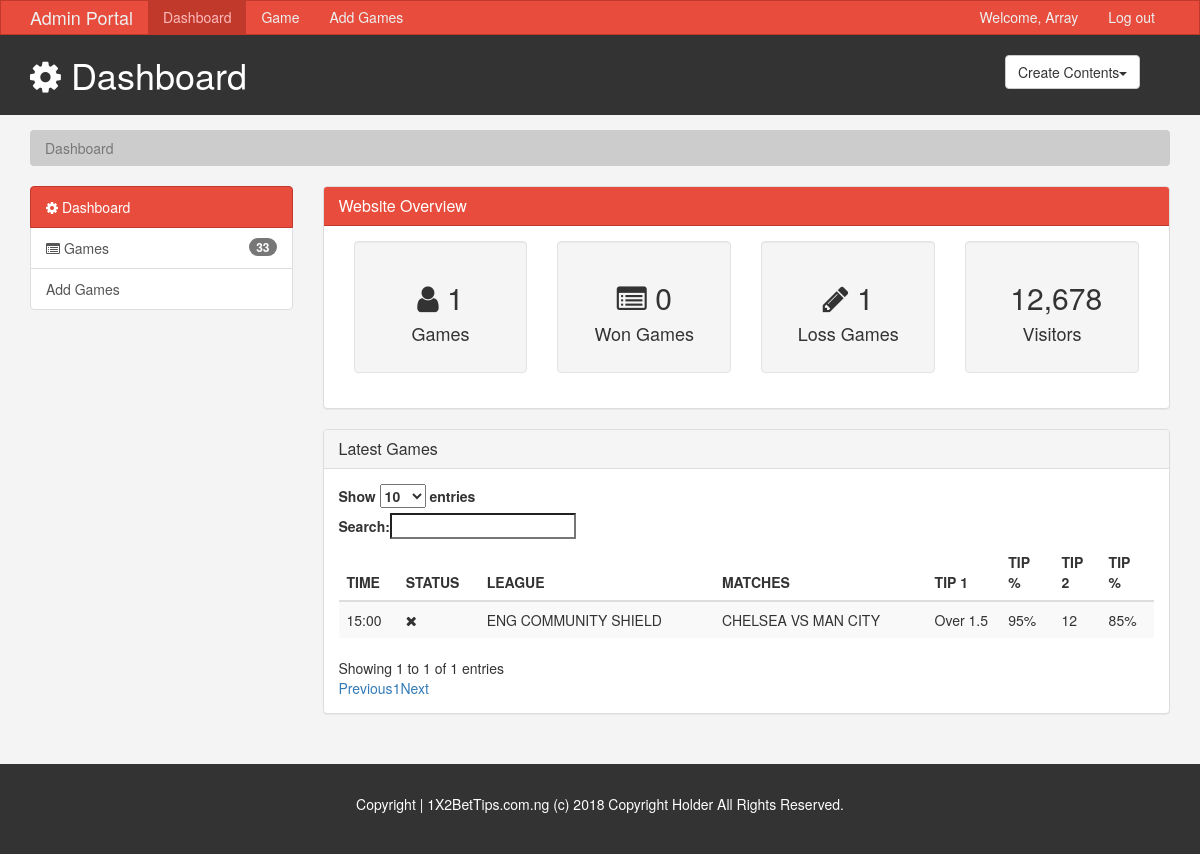
/admin/index.php (signed in), run on the app's committed database.
### tables this page shows
CREATE TABLE `games` (
  `id` int(11) NOT NULL,
  `league` varchar(225) DEFAULT NULL,
  `matches` varchar(225) DEFAULT NULL,
  `tip1` varchar(225) DEFAULT NULL,
  `firstpercentage` varchar(20) DEFAULT NULL,
  `tip2` varchar(225) DEFAULT NULL,
  `secondpercentage` varchar(20) DEFAULT NULL,
  `matchdate` date DEFAULT NULL,
  `matchtime` varchar(20) DEFAULT NULL,
  `status` int(11) DEFAULT '0',
  `datecreated` datetime NOT NULL DEFAULT CURRENT_TIMESTAMP
);

### admin/Database.php (called while the page is built, shortened)
<?php
class Database
{
    private $dbhost = 'localhost';
    private $dbuser = '';
    private $dbpass = '';
    private $dbname = '';
    private $dbh;
    private $stmt;
    private static $instance;
    private function __construct()
    {
        $DSN = "mysql:host=". $this->dbhost . ";dbname=". $this->dbname;
        $options = array(
            PDO::ATTR_PERSISTENT => true,
            PDO::ATTR_ERRMODE => PDO::ERRMODE_EXCEPTION
        );
        try {
            $this->dbh = new PDO($DSN,  $this->dbuser, $this->dbpass, $options);
        } catch (PDOException $e) {
            $this->error = $e->getMessage();
            echo $this->error;
        }
    }
    public static function getInstance()
    {
        if (!self::$instance) {
            self::$instance = new self();
        }
        return self::$instance;
    }
    public function query($sql)
    {
        $this->stmt = $this->dbh->prepare($sql);
    }
    public function execute()
    {
         $this->stmt->execute();
         return $this->stmt;
    }
    public function getTotalGames()
    {
        try {
            $sql = "SELECT id FROM games WHERE 1";
            $this->query($sql);
            $row = $this->execute();
            return $row->rowCount();
        } catch (Error $e) {
            $_SESSION['error'] = $e->getMessage();
            return null;
        }
    }
    public function getTotalLossGames()
    {
        try {
            $sql = "SELECT id FROM games WHERE status = 0";
            $this->query($sql);
            $row = $this->execute();
            return $row->rowCount();
        } catch (Error $e) {
            $_SESSION['error'] = $e->getMessage();
            return null;
        }
    }
    public function getTotalWinGames()
    {
        try {
            $sql = "SELECT id FROM games WHERE status = 1";
            $this->query($sql);
            $row = $this->execute();
            return $row->rowCount();
        } catch (Error $e) {
            $_SESSION['error'] = $e->getMessage();
            return null;
        }
    }
}

### admin/index.php (the view)
<?php require_once 'header.php'?>
	<section>
		<div class="container">
			<ol class="breadcrumb">
				<li class="active">Dashboard</li>
			</ol>
		</div>
	</section>
	<section id="main">
		<div class="container">
			<div class="row">
				<div class="col-md-3">
					<div class="list-group">
						<a href="#" class="list-group-item active main-color-bg">
						    <span class="fa fa-cog" aria-hidden="true"></span> Dashboard
						  </a>
						<a href="games.php" class="list-group-item"><span class="fa fa-list-alt" aria-hidden="true"></span> Games<span class="badge">33</span></a>
						<a type="#" class="list-group-item" data-toggle="modal" data-target="#addPost">Add Games</a>
					</div>
				</div>
				<div class="col-md-9">
					<div class="panel panel-default">
						<div class="panel-heading main-color-bg">
							<h3 class="panel-title">Website Overview</h3>
						</div>
						<div class="panel-body">
							<div class="col-md-3">
								<div class="well dash-box">
									<h2><span class="fa fa-user" aria-hidden="true"></span> <?php echo $db->getTotalGames(); ?></h2>
									<h4>Games</h4>
								</div>
							</div>
							<div class="col-md-3">
								<div class="well dash-box">
									<h2><span class="fa fa-list-alt" aria-hidden="true"></span>  <?php echo $db->getTotalWinGames(); ?></h2>
									<h4>Won Games</h4>
								</div>
							</div>
							<div class="col-md-3">
								<div class="well dash-box">
									<h2><span class="fa fa-pencil" aria-hidden="true"></span>  <?php echo $db->getTotalLossGames(); ?></h2>
									<h4>Loss Games</h4>
								</div>
							</div>
							<div class="col-md-3">
								<div class="well dash-box">
									<h2><span class="fa fa-bar-charts" aria-hidden="true"></span> 12,678</h2>
									<h4>Visitors</h4>
								</div>
							</div>
						</div>
					</div>
					<div class="panel panel-default">
						<div class="panel-heading">
							<h3 class="panel-title">Latest Games</h3>
						</div>
						<div class="panel-body">
							<div class="table-responsive">
								<table id="hometable" class="table table-striped table-hover">
									<thead>
										<tr>
											<th>TIME</th>
											<th>STATUS</th>
											<th>LEAGUE</th>
											<th>MATCHES</th>
											<th>TIP 1</th>
											<th>TIP %</th>
											<th>TIP 2</th>
											<th>TIP %</th>
										</tr>
									</thead>
									<tbody>
										<?php
		                                    $db = Database::getInstance();
		                                    $query = 'SELECT * FROM games ORDER BY id DESC';
		                                    $db->query($query);
		                                    $stmt = $db->execute();
		                                    if ($stmt->rowCount() > 0) {
		                                        while ($data = $stmt->fetch(PDO::FETCH_OBJ)) {?>
		                                            <tr>
		                                                <td><?php echo $data->matchtime ?></td>
														<td><span class="<?php echo $retVal = ($data->status == 1) ? 'fa fa-check' : 'fa fa-remove' ;?>" aria-hidden="true"></span></td>
		                                                <td><?php echo $data->league ?></td>
		                                                <td><?php echo $data->matches ?></td>
		                                                <td><?php echo $data->tip1 ?></td>
		                                                <td><?php echo $data->firstpercentage ?> </td>
		                                                <td><?php echo $data->tip2 ?></td>
		                                                <td><?php echo $data->secondpercentage ?> </td>
		                                            </tr>
		                                        <?php
		                                        }
		                                    }?>
									</tbody>
								</table>
							</div>
						</div>
					</div>
				</div>
			</div>
	</section>
<?php require_once 'footer.php';

### admin/header.php (shortened to what this page needs)
<?php
require_once 'Database.php';
$db = Database::getInstance();
?>
<!DOCTYPE html>
<html>
<head>
    <link rel="stylesheet" href="https://maxcdn.bootstrapcdn.com/bootstrap/3.3.7/css/bootstrap.min.css">
	<link rel="stylesheet" type="text/css" href="css/font-awesome/css/font-awesome.min.css">
	<link rel="stylesheet" type="text/css" href="css/style.css">
    <link rel="stylesheet" href="https://cdn.datatables.net/1.10.19/css/dataTables.bootstrap.min.css">
</head>
<body>
	<nav class="navbar navbar-default">
		<div class="container">
			<div class="navbar-header">
				<a href="#" class="navbar-brand">Admin Portal</a>
			</div>
			<div id="navbar" class="collapse navbar-collapse">
				<ul class="nav navbar-nav">
					<li class="active"><a href="index.php">Dashboard</a></li>
					<li><a href="games.php">Game</a></li>
					<li><a type="button" data-toggle="modal" data-target="#addPost">Add Games</a></li>
				</ul>
				<ul class="nav navbar-nav navbar-right">
					<li><a href="#">Welcome, <?php echo explode('@', $_SESSION['email'][0]);?></a></li>
					<li><a href="login.php">Log out</a></li>
				</ul>
			</div>
		</div>
	</nav>
	<header id="header">
		<div class="container">
			<div class="row">
				<div class="col-md-10">
					<h1><span class="fa fa-cog" aria-hidden="true"></span> Dashboard</span></h1>
				</div>
				<div class="col-md-2">
					<div class="dropdown create">
						  <button class="btn btn-default dropdown-toggle" type="button" id="dropdownMenu1" data-toggle="dropdown" aria-haspopup="true" aria-expanded="true">Create Contents<span class="caret"></span>
						  </button>
					</div>
				</div>
			</div>
		</div>
	</header>

### admin/footer.php (shortened to what this page needs)
	<footer>
		<p>Copyright | 1X2BetTips.com.ng (c) 2018 Copyright Holder All Rights Reserved.</p>
	</footer>
</body>
</html>

### admin/css/style.css (style rules this page uses)
body { background:#f4f4f4; }
.navbar { min-height: 33px; margin-bottom: 0; border-radius: 0; }
.navbar-nav > li > a, .navbar-brand { padding-top: 6px !important; padding-bottom: 0 !important; height: 33px; }
.navbar-default { background-color: #e74c3c; border-color: #c0392b; }
.navbar-default .navbar-brand { color: #ecf0f1; }
.navbar-default .navbar-nav > li > a { color: #ecf0f1; }
.navbar-default .navbar-nav > .active > a, .navbar-default .navbar-nav > .active > a:hover, .navbar-default .navbar-nav > .active > a:focus { color: #ffbbbc; background-color: #c0392b; }
.navbar-default .navbar-collapse, .navbar-default .navbar-form { border-color: #ecf0f1; }
footer { background: #333333; margin-top: 30px; padding: 30px; color: #ffffff; text-align: center; }
.main-color-bg { background-color: #e74c3c !important; color: #ffffff !important; border-color: #c0392b !important; }
.dash-box { text-align: center; }
#header { background: #333333; color: #ffffff; padding-bottom: 10px; margin-bottom: 15px; }
#header .create { padding-top: 20px; }
.breadcrumb { background: #cccccc; color: #333333; }

### data on the page
games: matchtime "15:00", status 0 (drawn), league "ENG COMMUNITY SHIELD", matches "CHELSEA VS MAN CITY", tip1 "Over 1.5", firstpercentage "95%", tip2 "12", secondpercentage "85%"

### other printed values
explode('@', $_SESSION['email'][0]) "Array"
$db->getTotalGames() "1"
$db->getTotalWinGames() "0"
$db->getTotalLossGames() "1"
